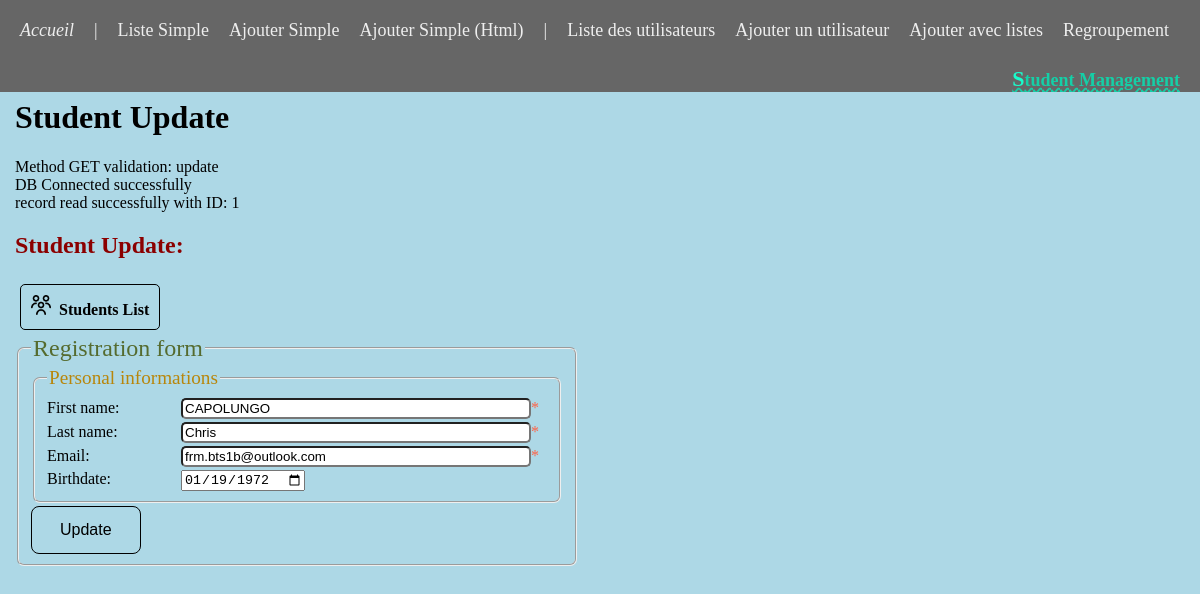
The app's page /usersimplefrmrec.php?method=update&id=1 with its own data.
### tables this page shows
CREATE TABLE `elevesimple` (
  `Id` int(11) unsigned NOT NULL,
  `Nom` varchar(100) NOT NULL,
  `Prenom` varchar(50) NOT NULL,
  `DateNaissance` date DEFAULT NULL,
  `Email` varchar(255) NOT NULL
);

### inc/functions_inc.php (called while the page is built, shortened)
<?php
function test_input($data)
{
 $data = trim($data);
 $data = stripslashes($data);
 $data = htmlspecialchars($data);
 return $data;
}

### usersimplefrmrec.php (the view, shortened to what this page needs)
<?php
require_once 'inc/functions_inc.php';
$submit = $method = "create";
$errNumber = $rowAffected = 0;
$id = -1;
$fname = $lname = $email = $birthdate =
$fnameErr = $lnameErr = $emailErr = $birthdateErr = "";
if (!empty($_REQUEST["method"])) {
    $method = strtolower(test_input($_REQUEST["method"]));
}
switch ($method) {
    case 'update':
        $submit = $method = "update";
        break;
}
$pageTitle = "Student " . ucwords($method);
include_once("_header.php");
echo "Method GET validation: $method<br>";
if ($_SERVER["REQUEST_METHOD"] == "POST") {
    if (!empty($_POST["id"])) {
        $id = test_input($_POST["id"]);
        if (is_numeric($id)) {
            $id = intval($id);
        } else {
            $id = -1;
            $method = "create";
            redirect("usersimplefrmrec.php?method=create");
        }
        echo "POST id: $id<br>";
    }
    if (empty($_POST["fname"])) {
        $fnameErr = "First name is required and must be between 2 and 100 characters";
        $errNumber++;
    } else {
        $fname = test_input($_POST["fname"]);
        if (!empty($fname) && (strlen($fname) >= 2) && (strlen($fname) <= 100)) {
            $fnameErr = "";
        } else {
            $fnameErr = "First name is required and must be between 2 and 100 characters";
            $errNumber++;
        }
        echo "POST:First name: $fname<br>";
    }
    if (empty($_POST["lname"])) {
        $lnameErr = "Last name is required and must be between 2 and 50 characters";
        $errNumber++;
    } else {
        $lname = test_input($_POST["lname"]);
        if (!empty($lname) && (strlen($lname) >= 2) && (strlen($lname) <= 50)) {
            $lnameErr = "";
        } else {
            $lnameErr = "Last name is required and must be between 2 and 50 characters";
            $errNumber++;
        }
        echo "POST:Last name: $lname<br>";
    }
    if (empty($_POST["email"])) {
        $emailErr = "Email is required, must be between 3 and 255 characters";
        $errNumber++;
    } else {
        $email = test_input($_POST["email"]);
        if (!empty($email) && filter_var($email, FILTER_VALIDATE_EMAIL) && (strlen($email) >= 3) && (strlen($email) <= 255)) {
            $emailErr = "";
        } else {
            $emailErr = "Email is required, must be valid and must be between 3 and 255 characters";
            $errNumber++;
        }
        echo "POST:Email: $email<br>";
    }
    if (empty($_POST["birthdate"])) {
        $birthdateErr = "";
    } else {
        $birthdate = test_input($_POST["birthdate"]);
        if (!empty($birthdate) && validateDate($birthdate)) {
            $birthdateErr = "";
        } else {
            $birthdate = "";
            $birthdateErr = "Birthdate must be valid or empty";
            $errNumber++;
        }
        echo "POST:Birthdate: $birthdate<br>";
    }
    if ($errNumber == 0) {
        $conn = null;
        try {
            require_once 'inc/db_inc.php';
            $conn = new PDO("mysql:host=" . DB_HOST . ";dbname=" . DB_NAME, DB_USER, DB_PASSWORD);
            $conn->setAttribute(PDO::ATTR_ERRMODE, PDO::ERRMODE_EXCEPTION);
            echo "DB Connected successfully<br>";
        } catch (PDOException $e) {
            echo "<error>DB Connection failed: " . $e->getMessage() . "</error>";
            $conn = null;
            exit(1);
        }
				empty($birthdate) ? $birthdatedb = "null" : $birthdatedb = "'$birthdate'";
        switch ($method) {
            case 'update':
                $sql = "update elevesimple set nom='$fname', prenom='$lname', email='$email', datenaissance=$birthdatedb where id=$id";
	var_dump($sql);
                if ($rowAffected = $conn->exec($sql) > 0) {
                    $id = $conn->lastInsertId();
                    echo "record updated successfully with ID: $id ($rowAffected line affected)";
                } else {
                    $errNumber++;
                    $errMsg = "Error: " . $sql . "<br>" . $conn->errorInfo()[2];
                    print_r($conn->errorInfo());
                }
                break;
            case 'delete':
                $sql = "delete from elevesimple where id=$id";
	var_dump($sql);
                if ($rowAffected = $conn->exec($sql) > 0) {
                    $id = $conn->lastInsertId();
                    echo "record deleted successfully with ID: $id ($rowAffected line affected)";
                } else {
                    $errNumber++;
                    $errMsg = "Error: " . $sql . "<br>" . $conn->errorInfo()[2];
                    print_r($conn->errorInfo());
                }
                break;
            default:
                if ($id > 0) {
                    echo "<h3>User already inserted</h3>";
                } else {
                    $sql = "INSERT INTO elevesimple (nom, prenom, email, datenaissance) VALUES ('$fname', '$lname', '$email', $birthdatedb)";
var_dump($sql);
                    if ($rowAffected = $conn->exec($sql) > 0) {
                        $id = $conn->lastInsertId();
                        echo "New record created successfully with ID: $id ($rowAffected line affected)";
                    } else {
                        $errNumber++;
                        $errMsg = "Error: " . $sql . "<br>" . $conn->errorInfo()[2];
                        print_r($conn->errorInfo());
                    }
                }
                break;
        }
        $conn = null;
    }
} else {
    if ($method == "update" || $method == "delete") {
        if (!empty($_GET["id"])) {
            $id = test_input($_GET["id"]);
            if (is_numeric($id)) {
                $id = intval($id);
            } else {
                $id = -1;
                $method = "create";
                header("Location: usersimplefrmrec.php?method=".$method);
                exit();
            }
            if ($id > 0) {
								$conn = null;
								try {
										$conn = new PDO("mysql:host=" . DB_HOST . ";dbname=" . DB_NAME, DB_USER, DB_PASSWORD);
										$conn->setAttribute(PDO::ATTR_ERRMODE, PDO::ERRMODE_EXCEPTION);
										echo "DB Connected successfully<br>";
								} catch (PDOException $e) {
										echo "<error>DB Connection failed: " . $e->getMessage() . "</error>";
										$conn = null;
										exit(1);
								}
                $sql = "select nom, prenom, email, datenaissance from elevesimple where id=$id";
                $result = $conn->query($sql);
                if ($result->rowCount() > 0) {
                    $row = $result->fetch(PDO::FETCH_ASSOC);
                    $fname = $row["nom"];
                    $lname = $row["prenom"];
                    $email = $row["email"];
                    $birthdate = $row["datenaissance"];
                    echo "record read successfully with ID: $id";
                } else {
                    $errNumber++;
                    $errMsg = "Error: " . $sql . "<br>" . $conn->errorInfo()[2];
                    print_r($conn->errorInfo());
                }
            }
        }
    }
		else{
			$id = -1;
			$method = "create";
		}
}
?>
<!DOCTYPE html>
<html lang="en">
<head>
	<link rel="stylesheet" href="css/style.css">
</head>
<body>
<h2><?=$pageTitle?>:</h2>
<a id="listUserLink" class="btn default" href="usersimplelist.php">
		<img class="user" src="icons/utilisateurs-alt.png" alt="User">&nbsp;&nbsp;Students List
</a>
<form action="<?=htmlspecialchars($_SERVER["PHP_SELF"]);?>" method="post" novalidate>
<fieldset>
		<legend>Registration form</legend>
		<fieldset>
			<legend>Personal informations</legend>
			<label for="fname">First name:</label>
			<input type="text" id="fname" name="fname" value="<?=$fname?>" placeholder="Type your first name" required minlength="2"
				maxlength="100" size="50"><span class="required">* <span class="error"><?=$fnameErr?></span></span><br>
			<label for="lname">Last name:</label>
			<input type="text" id="lname" name="lname" value="<?=$lname?>" placeholder="Type your last name" required minlength="2"
				maxlength="50" size="50"><span class="required">* <span class="error"><?=$lnameErr?></span></span><br>
			<label for="email">Email:</label>
			<input type="email" id="email" name="email" value="<?=$email?>" placeholder="Type your email" required minlength="3"
				maxlength="255" size="50"><span class="required">* <span class="error"><?=$emailErr?></span></span><br>
			<label for="birthdate">Birthdate:</label>
			<input type="date" id="birthdate" name="birthdate" value="<?=$birthdate?>"><span class="required"><br>
		</fieldset>
		<input class="btn default" type="submit" name="submit" value="<?=ucwords($method)?>">
	</fieldset>
</form>
</body>
</html>

### css/style.css (style rules this page uses)
body { background-color: lightblue; margin: 0; padding-top: 60px; padding-bottom: 60px; }
.btn { border: 1px solid; background-color: inherit; padding: 14px 28px; font-size: 16px; cursor: pointer; display: inline-block; border-radius: 8px; transition: all .5s ease-in-out; }
.default { color: black; }
h2 { color: darkred; }
label { display: inline-block; width: 130px; }
fieldset { border-radius: 7px; width: 500px; }
input { margin-top: 3px; }
input[type="text"], input[type="email"] { border-radius: 5px; width: 350px; }
fieldset:first-child > legend { font-size: x-large; color: darkolivegreen; }
fieldset > legend { font-size: larger; color: darkgoldenrod; }
.required { color: tomato; }
img[src^="icons/"] { width: 20px; height: 20px; transition: all .5s ease-in-out; }
#addUserLink, #listUserLink { text-decoration: none; color: black; font-weight: bold; padding: 10px; border-radius: 5px; margin: 5px; }

### records on screen
elevesimple: fname "CAPOLUNGO", lname "Chris", email "frm.bts1b@outlook.com", birthdate "01/19/1972"

### other values on screen
SITE_NAME "Student Management"
$pageTitle "Student Update"
$method "update"
$id "1"
